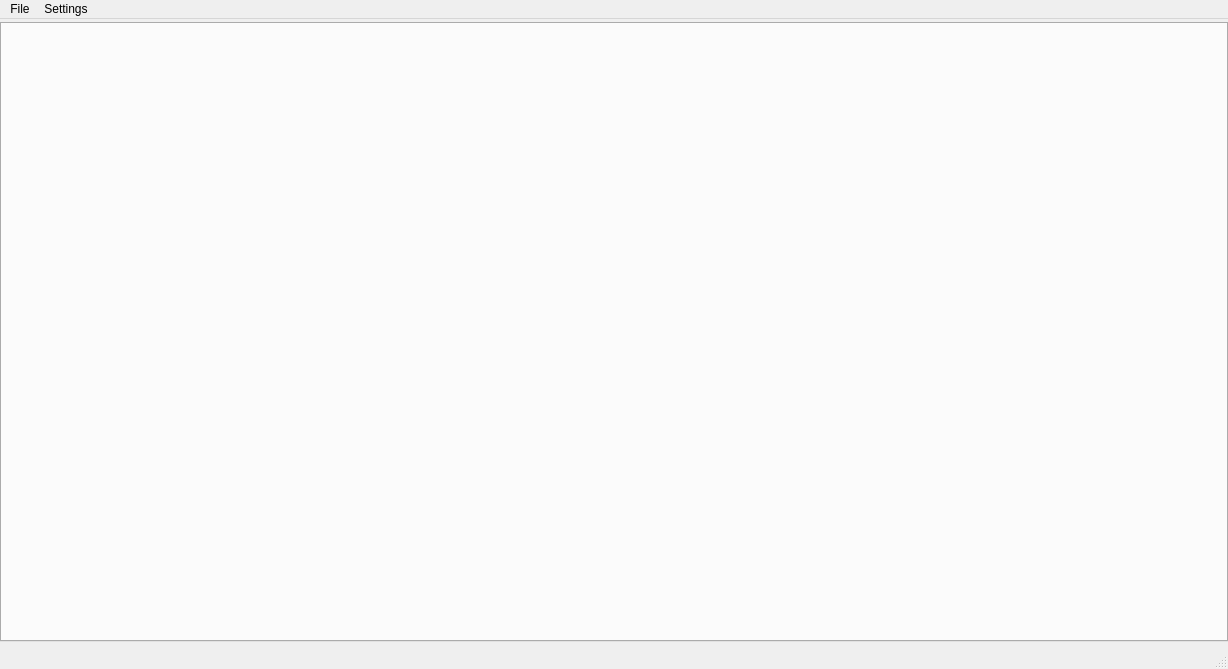
<?xml version="1.0" encoding="UTF-8"?>
<ui version="4.0">
 <class>MainWindow</class>
 <widget class="QMainWindow" name="MainWindow">
  <property name="geometry">
   <rect>
    <x>0</x>
    <y>0</y>
    <width>1228</width>
    <height>669</height>
   </rect>
  </property>
  <property name="windowTitle">
   <string>MainWindow</string>
  </property>
  <widget class="QWidget" name="centralwidget">
   <layout class="QVBoxLayout" name="verticalLayout">
    <property name="leftMargin">
     <number>0</number>
    </property>
    <property name="topMargin">
     <number>3</number>
    </property>
    <property name="rightMargin">
     <number>0</number>
    </property>
    <property name="bottomMargin">
     <number>5</number>
    </property>
    <item>
     <widget class="QTabWidget" name="tabWidget">
      <property name="font">
       <font>
        <pointsize>9</pointsize>
       </font>
      </property>
      <property name="currentIndex">
       <number>-1</number>
      </property>
      <property name="tabsClosable">
       <bool>true</bool>
      </property>
      <property name="movable">
       <bool>true</bool>
      </property>
     </widget>
    </item>
   </layout>
  </widget>
  <widget class="QMenuBar" name="menubar">
   <property name="geometry">
    <rect>
     <x>0</x>
     <y>0</y>
     <width>1228</width>
     <height>25</height>
    </rect>
   </property>
   <widget class="QMenu" name="menuFile">
    <property name="title">
     <string>File</string>
    </property>
    <addaction name="actionNew_File"/>
    <addaction name="actionOpen_File"/>
    <addaction name="actionRename"/>
    <addaction name="actionSave_File"/>
    <addaction name="actionSave_As"/>
    <addaction name="actionSave_As_txt"/>
    <addaction name="actionSave_All"/>
   </widget>
   <widget class="QMenu" name="menuSettings">
    <property name="title">
     <string>Settings</string>
    </property>
    <addaction name="actionGeneral_Settings"/>
   </widget>
   <addaction name="menuFile"/>
   <addaction name="menuSettings"/>
  </widget>
  <widget class="QStatusBar" name="statusbar"/>
  <action name="actionNew_File">
   <property name="text">
    <string>New File...</string>
   </property>
  </action>
  <action name="actionOpen_File">
   <property name="text">
    <string>Open File</string>
   </property>
  </action>
  <action name="actionSave_File">
   <property name="text">
    <string>Save File</string>
   </property>
  </action>
  <action name="actionSave_All">
   <property name="text">
    <string>Save All</string>
   </property>
  </action>
  <action name="actionSave_As">
   <property name="text">
    <string>Save As...</string>
   </property>
  </action>
  <action name="actionGeneral_Settings">
   <property name="text">
    <string>General Settings</string>
   </property>
  </action>
  <action name="actionRename">
   <property name="text">
    <string>Rename...</string>
   </property>
  </action>
  <action name="actionSave_As_txt">
   <property name="text">
    <string>Save As txt</string>
   </property>
  </action>
 </widget>
 <resources/>
 <connections/>
</ui>
